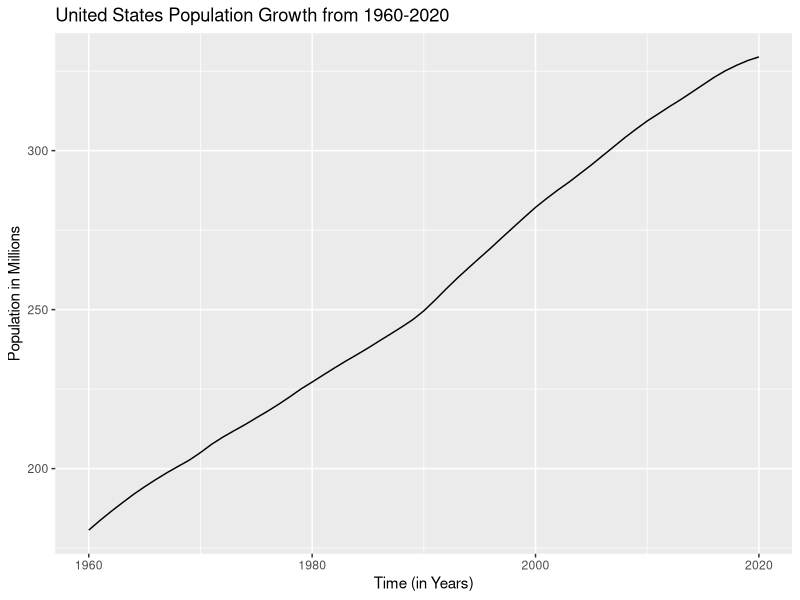
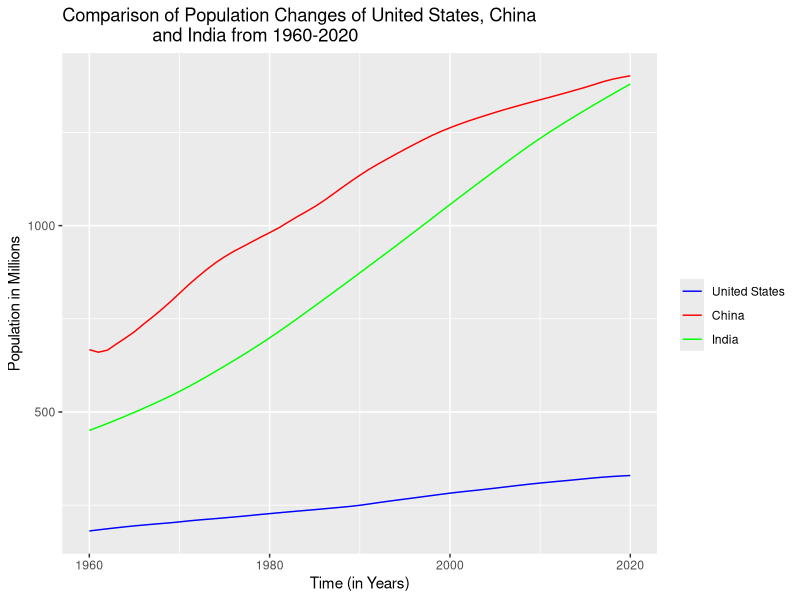
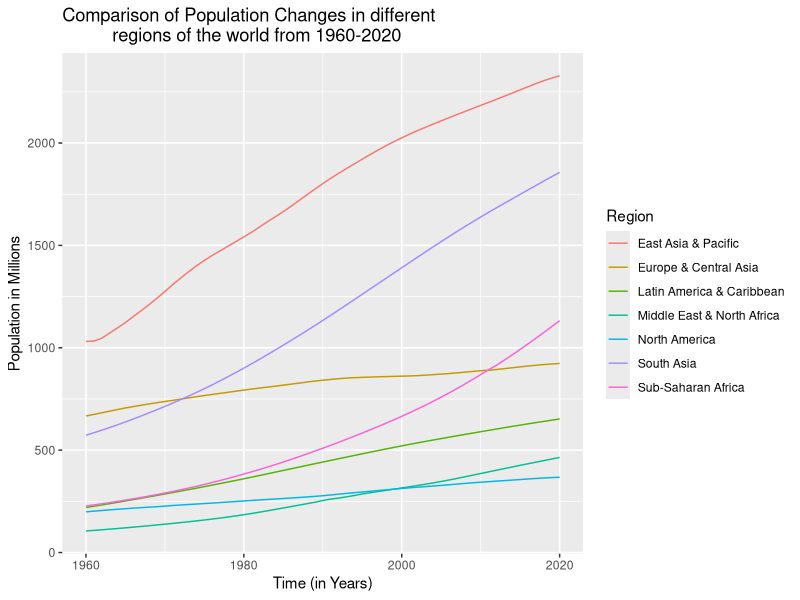
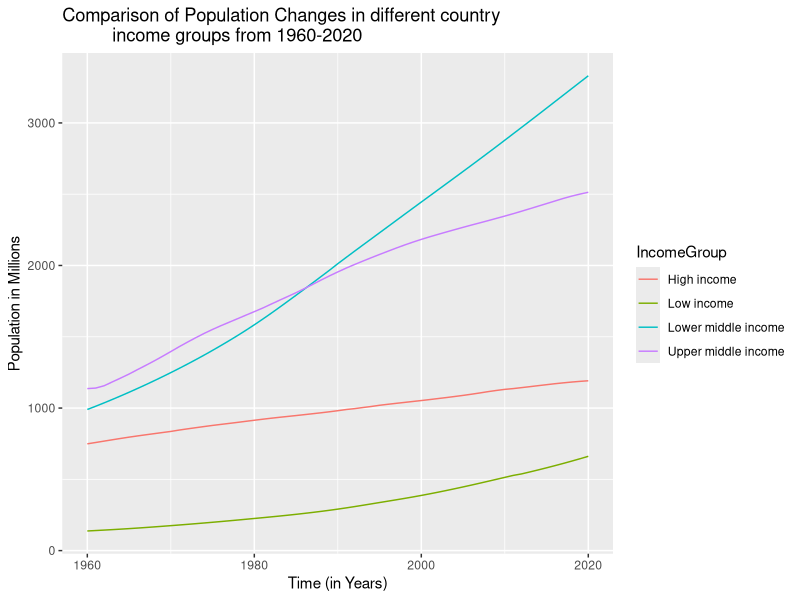

Write the R code that produced these figures, in order.
## ---- chunk 1
knitr::opts_chunk$set(echo = TRUE, warning = FALSE, message = FALSE)
## ---- chunk 2
w_data <- read.csv('World_pop_data_2023-11-14 11_56_30.csv')
head(w_data)
## ---- chunk 3
metadata <- read.csv('country_metadata_2023-11-14 11_59_06.csv')
head(metadata)
## ---- chunk 4
colnames(w_data)
## ---- chunk 5
colnames(metadata)
## ---- chunk 6
new_w_data <- w_data[c(-2,-3)]
new_metadata <- metadata[c(-4)]
## ---- chunk 7
library(dplyr)
## ---- chunk 8
pop_data <- merge(x = new_metadata, y = new_w_data, by = "Country.Code")
## ---- chunk 9
colnames(pop_data)[4] <- "CountryName"
## ---- chunk 10
any(is.null(pop_data))
## ---- chunk 11
null_values <- pop_data%>%filter_all(any_vars(.%in%c('null')))
## ---- chunk 12
pop_data <- subset(pop_data, Region!="null")
head(pop_data)
## ---- chunk 13
stacked_pop_data <- cbind(pop_data[1:4], stack(pop_data[5:65]))
## ---- chunk 14
stacked_pop_data$ind <- substr(stacked_pop_data$ind, 2, 5)
## ---- chunk 15
colnames(stacked_pop_data)[6] <- 'Year'
## ---- chunk 16
str(stacked_pop_data)
## ---- chunk 17
stacked_pop_data$Year <- as.numeric(stacked_pop_data$Year)
## ---- chunk 18
library(lubridate)
stacked_pop_data$Date <- ymd(stacked_pop_data$Year, truncated = 2L)
head(stacked_pop_data)
## ---- chunk 19
str(stacked_pop_data)
## ---- chunk 20
stacked_pop_data$values <- stacked_pop_data$values/1000000
stacked_pop_data <- na.omit(stacked_pop_data)
sum(is.na(stacked_pop_data))
head(stacked_pop_data)
## ---- chunk 21
library(ggplot2)
## ---- chunk 22
ggplot(filter(stacked_pop_data, CountryName=='United States'), 
  aes(x=Date, y=values)) + 
    geom_line() + 
      ggtitle("United States Population Growth from 1960-2020") +
        xlab("Time (in Years)") +
          ylab("Population in Millions")
## ---- chunk 23
ggplot(filter(stacked_pop_data, CountryName %in% c("United States",   "China", "India")), mapping=aes(x=Date, y=values,      group=CountryName, color=CountryName)) + 
  geom_line() + 
    scale_colour_manual("", 
              breaks = c("United States", "China", "India"),
              values = c("blue", "red", "green")) +
  ggtitle("Comparison of Population Changes of United States, China 
                  and India from 1960-2020") +
              xlab("Time (in Years)") +
                ylab("Population in Millions")
## ---- chunk 24
ggplot(stacked_pop_data, mapping=aes(x=Date, y=values, color=Region, group=Region)) + 
         stat_summary(fun=sum, geom = "line") +
  ggtitle("Comparison of Population Changes in different
          regions of the world from 1960-2020") +
    xlab("Time (in Years)") +
      ylab("Population in Millions")
## ---- chunk 25
new_d<- stacked_pop_data %>%
  group_by(CountryName) %>%
  mutate(lagged_values = values - lag(values,1))
head(new_d)

new_d %>% 
  filter(Date>="1961-01-01") %>%
  group_by(CountryName) %>%
  summarise(sum_diff=sum(lagged_values, na.rm=T)) %>%
    arrange(desc(sum_diff)) %>%
    slice_head(n=5)

new_d %>% 
  filter(Date>="1961-01-01") %>%
  group_by(CountryName) %>%
  summarise(sum_diff=sum(lagged_values, na.rm=T)) %>%
  arrange(desc(sum_diff)) %>%
  slice_tail(n=5)
## ---- chunk 26
new_d %>% 
  filter(Date>="2015-01-01") %>%
  group_by(CountryName) %>%
  summarise(sum_diff=sum(lagged_values, na.rm=T)) %>%
  arrange(desc(sum_diff)) %>%
  slice_head(n=5)

new_d %>% 
  filter(Date>="2015-01-01") %>%
  group_by(CountryName) %>%
  summarise(sum_diff=sum(lagged_values, na.rm=T)) %>%
  arrange(desc(sum_diff)) %>%
  slice_tail(n=5)
## ---- chunk 27
new_d %>%
  filter(Date=="1994-01-01") %>%
  filter(CountryName=="Eswatini") %>%
  group_by(CountryName) %>%
  summarise(num_born=mean(lagged_values, na.rm=T)*1000000)
## ---- chunk 28
stacked_pop_data <- subset(stacked_pop_data, IncomeGroup!="null")
## ---- chunk 29
ggplot(stacked_pop_data, mapping=aes(x=Date, y=values, color=IncomeGroup, group=IncomeGroup)) + 
  stat_summary(fun=sum, geom = "line") +
  ggtitle("Comparison of Population Changes in different country
          income groups from 1960-2020") +
  xlab("Time (in Years)") +
  ylab("Population in Millions")
